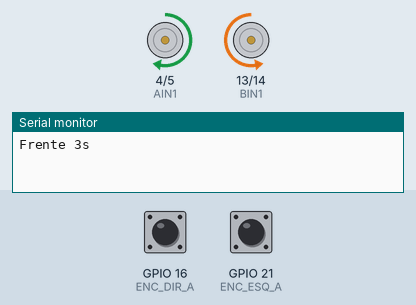
Simulated run of this sketch. Board: ESP32-S3. Parts: motor-driver pin pairs drawn as motors (green arrow = first pin HIGH = forward, orange = second pin HIGH = backward, longer = more drive, scaled by the enable pin), the last lines printed to the serial monitor. Inputs (shaded band) come from the test bench; at power-on: GPIO 16 (ENC_DIR_A) HIGH, GPIO 21 (ENC_ESQ_A) HIGH.

Above: at 1.5 s.
At 7.0 s:
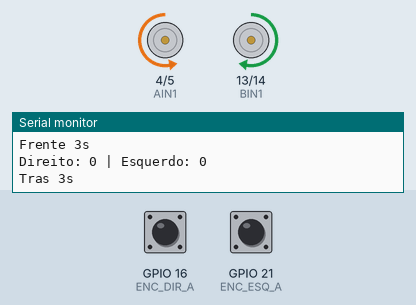
At 10.2 s:
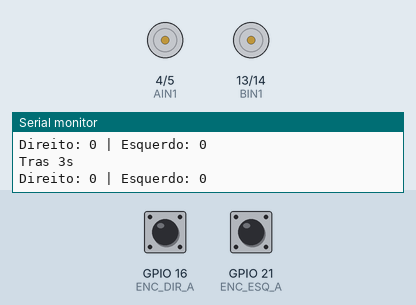
Timing chart, 0 to 15.6 s (numbered marks = the images above):
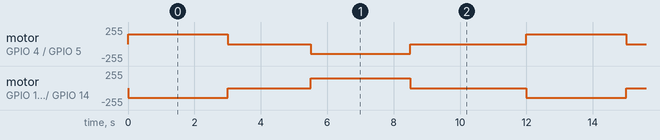

The sketch:

01-base-motores-encoders.ino
```cpp
#include <Arduino.h>

// ===================== MOTORES =====================
#define AIN1 4
#define AIN2 5
#define PWMA 12

#define BIN1 13
#define BIN2 14
#define PWMB 15

#define PWM_FREQ 1000
#define PWM_RES 8

int velocidade = 150;

// ===================== ENCODERS =====================
#define ENC_DIR_A 16
#define ENC_DIR_B 17

#define ENC_ESQ_A 21
#define ENC_ESQ_B 42

volatile long contadorDir = 0;
volatile long contadorEsq = 0;

// -------- ISR DIREITO --------
void IRAM_ATTR encoderDir_ISR() {
  if (digitalRead(ENC_DIR_B) == HIGH)
    contadorDir++;
  else
    contadorDir--;
}

// -------- ISR ESQUERDO (invertido para alinhar sinais) --------
void IRAM_ATTR encoderEsq_ISR() {
  if (digitalRead(ENC_ESQ_B) == HIGH)
    contadorEsq--;
  else
    contadorEsq++;
}

// ===================== FUNÇÕES MOTOR =====================
void motores_stop() {
  digitalWrite(AIN1, LOW);
  digitalWrite(AIN2, LOW);
  digitalWrite(BIN1, LOW);
  digitalWrite(BIN2, LOW);

  ledcWrite(PWMA, 0);
  ledcWrite(PWMB, 0);
}

void motores_frente() {
  digitalWrite(AIN1, HIGH);
  digitalWrite(AIN2, LOW);

  digitalWrite(BIN1, LOW);
  digitalWrite(BIN2, HIGH);

  ledcWrite(PWMA, velocidade);
  ledcWrite(PWMB, velocidade);
}

void motores_tras() {
  digitalWrite(AIN1, LOW);
  digitalWrite(AIN2, HIGH);

  digitalWrite(BIN1, HIGH);
  digitalWrite(BIN2, LOW);

  ledcWrite(PWMA, velocidade);
  ledcWrite(PWMB, velocidade);
}

// ===================== SETUP =====================
void setup() {

  Serial.begin(115200);

  // Motores
  pinMode(AIN1, OUTPUT);
  pinMode(AIN2, OUTPUT);
  pinMode(BIN1, OUTPUT);
  pinMode(BIN2, OUTPUT);

  ledcAttach(PWMA, PWM_FREQ, PWM_RES);
  ledcAttach(PWMB, PWM_FREQ, PWM_RES);

  motores_stop();

  // Encoders
  pinMode(ENC_DIR_A, INPUT_PULLUP);
  pinMode(ENC_DIR_B, INPUT_PULLUP);
  pinMode(ENC_ESQ_A, INPUT_PULLUP);
  pinMode(ENC_ESQ_B, INPUT_PULLUP);

  attachInterrupt(digitalPinToInterrupt(ENC_DIR_A), encoderDir_ISR, RISING);
  attachInterrupt(digitalPinToInterrupt(ENC_ESQ_A), encoderEsq_ISR, RISING);
}

// ===================== LOOP =====================
void loop() {

  // -------- FRENTE --------
  contadorDir = 0;
  contadorEsq = 0;

  Serial.println("Frente 3s");
  motores_frente();
  delay(3000);

  motores_stop();
  delay(500);

  Serial.print("Direito: ");
  Serial.print(contadorDir);
  Serial.print(" | Esquerdo: ");
  Serial.println(contadorEsq);

  delay(2000);

  // -------- TRÁS --------
  contadorDir = 0;
  contadorEsq = 0;

  Serial.println("Tras 3s");
  motores_tras();
  delay(3000);

  motores_stop();
  delay(500);

  Serial.print("Direito: ");
  Serial.print(contadorDir);
  Serial.print(" | Esquerdo: ");
  Serial.println(contadorEsq);

  delay(3000);
}
```

Measured:
- by itself, motor on GPIO 4 (AIN1) / GPIO 5 (AIN2): repeats every 12.0 s: stopped 2.5 s, backward 149/255 3.0 s, stopped 3.5 s, forward 149/255 3.0 s
- by itself, motor on GPIO 13 (BIN1) / GPIO 14 (BIN2): repeats every 12.0 s: stopped 2.5 s, forward 149/255 3.0 s, stopped 3.5 s, backward 149/255 3.0 s
